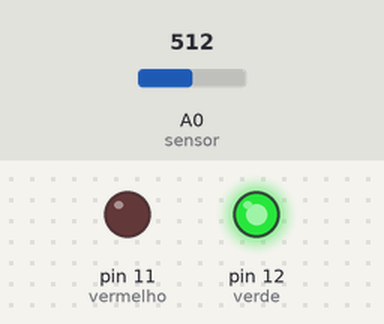
Simulated run of this sketch. Board: Arduino Uno, built with avr-gcc and run on an emulated ATmega328P. Shown: output pins drawn as LEDs (lit = HIGH). Dashed ring = blinking. The test bench sets the inputs (shaded band); at power-on: A0 (sensor) = 512.

Above: at 2.8 s.
2.9 s: A0 (sensor) set to 491
At 4.8 s:
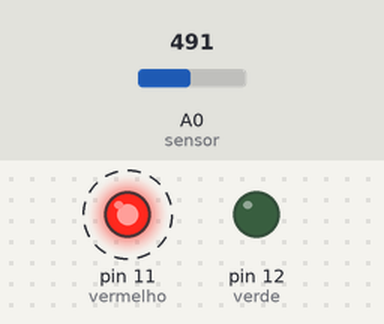
8.9 s: A0 (sensor) set to 510
At 9.8 s:
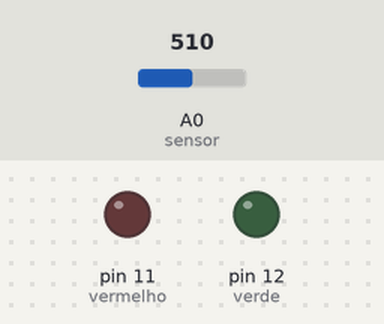
14.9 s: A0 (sensor) set to 490
At 16.4 s:
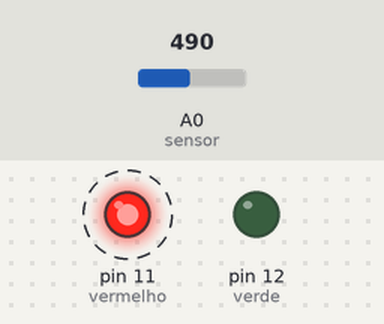
Timing chart, 0 to 26.9 s (numbered marks = the images above; inputs shaded):
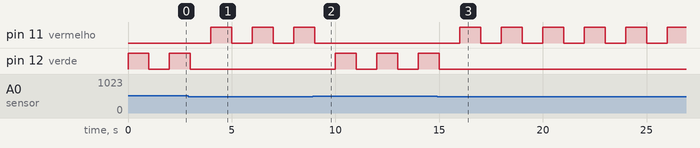

Measured:
- the behaviour switches between 501 and 500 on A0 (sensor) (found by bisection; images 0 and 1)
- after the input at 2.9 s, pin 11 (vermelho): alternates HIGH for 1.0 s and LOW for 1.0 s, starting after 1.1 s; pin 12 (verde): goes on until 3.0 s, then stays LOW
- after the input at 8.9 s, pin 11 (vermelho): goes on until 9.0 s, then stays LOW; pin 12 (verde): alternates HIGH for 1.0 s and LOW for 1.0 s, starting after 1.1 s
- after the input at 14.9 s, pin 11 (vermelho): alternates HIGH for 1.0 s and LOW for 1.0 s, starting after 1.1 s; pin 12 (verde): goes on until 15.0 s, then stays LOW

The sketch:

stunning_bigery_stantia1.ino
```cpp
int verde = 12;
int vermelho = 11;
int sensor = A0;

int tempo = 1000;
int limiteLuminosidade = 500;


void setup () {
  pinMode(verde, OUTPUT);
  pinMode(vermelho, OUTPUT);
  pinMode(sensor, INPUT);

}

  void loop (){

   int leituraLuminosidade = analogRead(sensor);


    if (leituraLuminosidade > limiteLuminosidade) {
    digitalWrite(verde, HIGH);
    delay(tempo);
    digitalWrite(verde, LOW);
    delay(tempo);

} else {

      digitalWrite(vermelho, HIGH);
      delay(tempo);
      digitalWrite(vermelho, LOW);
      delay(tempo);

    }

  }
      
```
